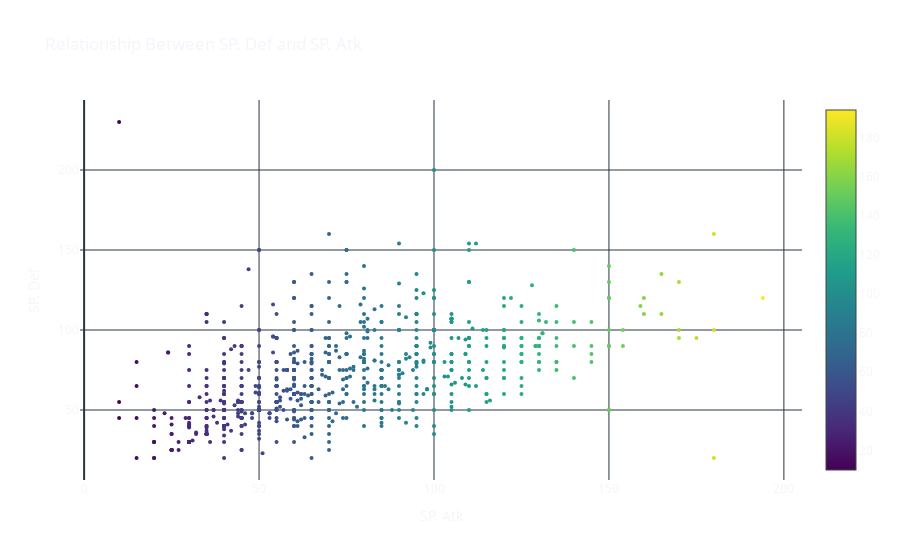

The code cell stored with this chart in its notebook:
### Markdown cell above
Again, `plotly.graph_objects` lets us create more intricate plots.

### Code cell
fig = go.Figure(data=go.Scatter(
    x=df.sp_atk,
    y=df.sp_def,
    mode='markers',
    marker=dict(
        size=4,
        color=df.sp_atk,  # set color equal to a variable
        colorscale='viridis',  # one of plotly colorscales
        showscale=True
    )
))
fig.update_layout(
    template='plotly_dark',
    title='Relationship Between SP. Def and SP. Atk',
    xaxis_title='SP. Atk',
    yaxis_title='SP. Def',
    paper_bgcolor='rgba(0, 0, 0, 0)',
    plot_bgcolor='rgba(0, 0, 0, 0)'
)
fig.show()

### Figure 1 — Plotly figure (JSON) as saved in the notebook; plotly's stock layout.template omitted (floating-point values rounded to 4 significant figures; data arrays with more than 128 entries replaced by an {"elided": "..."} marker saying what was removed)
{"data": [{"marker": {"color": {"elided": "800 int values"}, "colorscale": [[0, "#440154"], [0.1111, "#482878"], [0.2222, "#3e4989"], [0.3333, "#31688e"], [0.4444, "#26828e"], [0.5556, "#1f9e89"], [0.6667, "#35b779"], [0.7778, "#6ece58"], [0.8889, "#b5de2b"], [1, "#fde725"]], "showscale": true, "size": 4}, "mode": "markers", "type": "scatter", "x": {"elided": "800 int values"}, "y": {"elided": "800 int values"}}], "layout": {"paper_bgcolor": "rgba(0, 0, 0, 0)", "plot_bgcolor": "rgba(0, 0, 0, 0)", "title": {"text": "Relationship Between SP. Def and SP. Atk"}, "xaxis": {"title": {"text": "SP. Atk"}}, "yaxis": {"title": {"text": "SP. Def"}}}}
